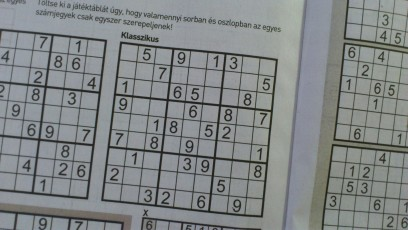
#> input picture Példatár/Sudoku_rs.jpg, 408 x 230 px, found by its file name
$ python 11_01_a_hough_line_visualize_rho_theta.py
#> lines starting #> are read from the running program, lines starting #| are printed output that depends on the picture

import cv2
import math


def visualize_rho_theta():
    global rho, theta, img

    cp = img.copy()
    a = math.cos(math.radians(theta))
    b = math.sin(math.radians(theta))
    x0 = a * rho
    y0 = b * rho
    # Computing line endpoints outside of image matrix
    pt1 = (0, 0)
    pt2 = (int(x0), int(y0))
    cv2.line(cp, pt1, pt2, (255, 0, 0), 2, cv2.LINE_AA)
    pt1 = (int(x0 + size_max * (-b)), int(y0 + size_max * a))
    pt2 = (int(x0 - size_max * (-b)), int(y0 - size_max * a))
    cv2.line(cp, pt1, pt2, (0, 0, 255), 2, cv2.LINE_AA)
    cv2.imshow('img', cp)


def on_rho_trackbar_change(x):
    global rho
    rho = x
    visualize_rho_theta()


def on_theta_trackbar_change(x):
    global theta
    theta = x
    visualize_rho_theta()


img = cv2.imread('sudoku_rs.jpg', cv2.IMREAD_COLOR)
#> img is the input picture: shape (230, 408, 3); mean B, G, R 135, 134.5, 130.4
# edge = cv2.Canny(img, 50, 300)
# img = cv2.cvtColor(edge, cv2.COLOR_GRAY2BGR)
size_max = math.sqrt(img.shape[0] ** 2 + img.shape[1] ** 2)
#> size_max = 468.4
rho = img.shape[0] >> 1
#> rho = 115
theta = 45

cv2.imshow('img', img)

cv2.createTrackbar('r (rho)', 'img', rho, int(size_max), on_rho_trackbar_change)
cv2.createTrackbar('theta', 'img', theta, 180, on_theta_trackbar_change)

cv2.waitKey(0)
#> in visualize_rho_theta, `cv2.line(cp, pt1, pt2, (0, 0, 255), 2, cv2.LINE_AA)`:
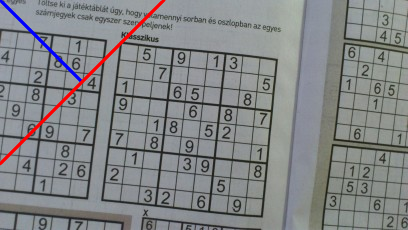
#> cp: shape (230, 408, 3); mean B, G, R 134.3, 132.9, 130.8
cv2.destroyAllWindows()

$ run again, with Példatár/DSC02627_800.jpg copied over Példatár/Sudoku_rs.jpg
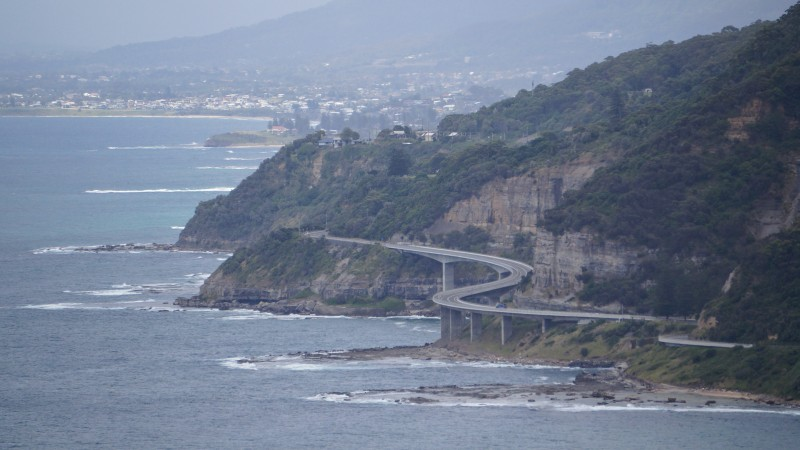
#> input picture Példatár/DSC02627_800.jpg, 800 x 450 px, found by its file name
#> img is the input picture: shape (450, 800, 3); mean B, G, R 145, 125.1, 113.4
#> in visualize_rho_theta, `cv2.line(cp, pt1, pt2, (0, 0, 255), 2, cv2.LINE_AA)`:
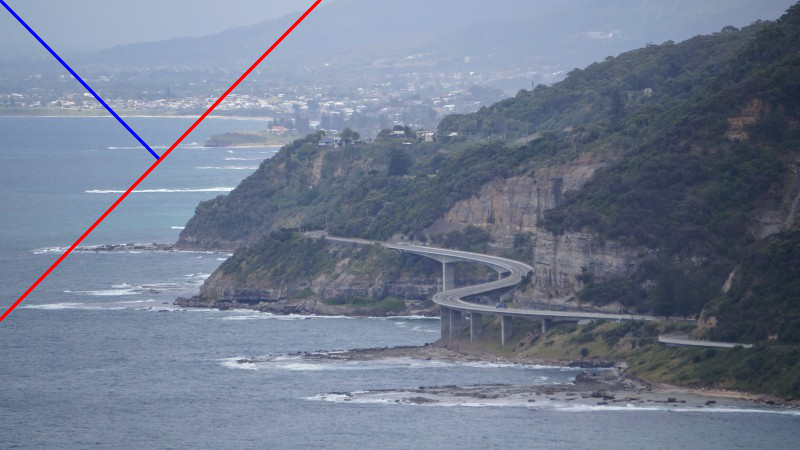
#> cp: shape (450, 800, 3); mean B, G, R 144.4, 124.1, 113.5
